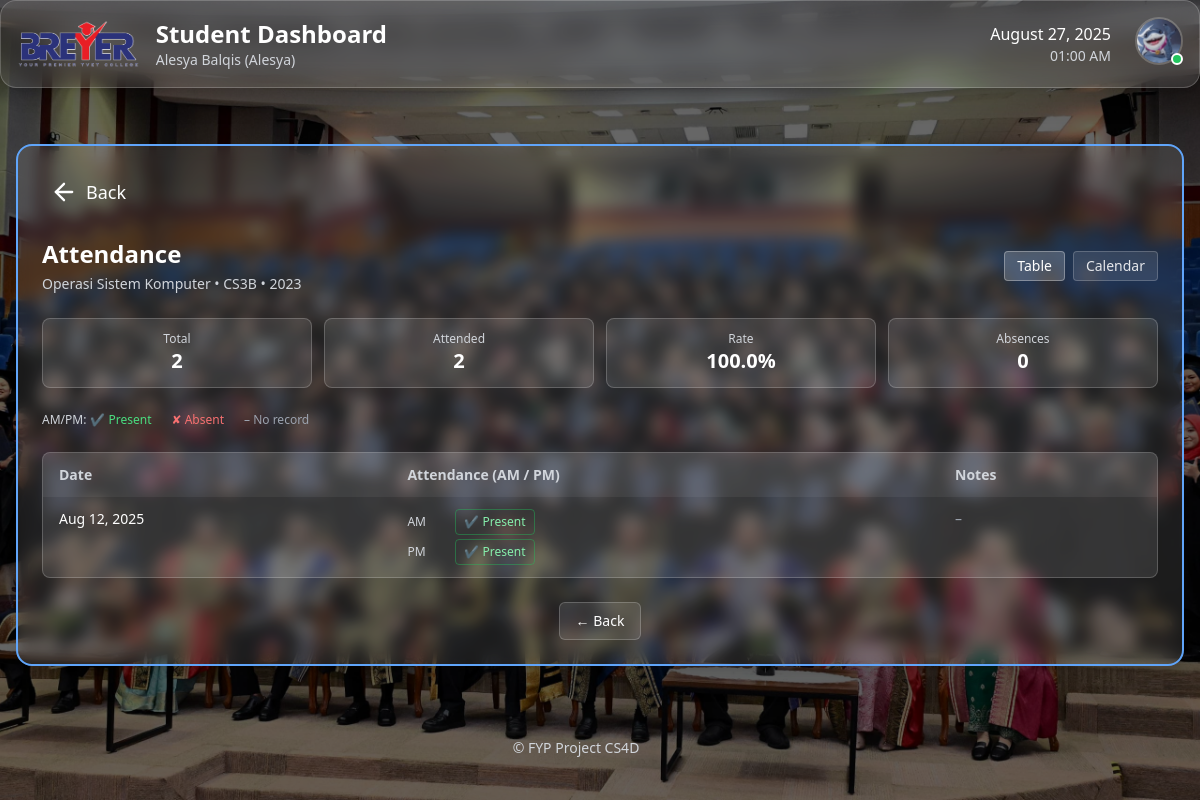
The page /student/attendance/2/ (signed in) on the database as committed earlier.
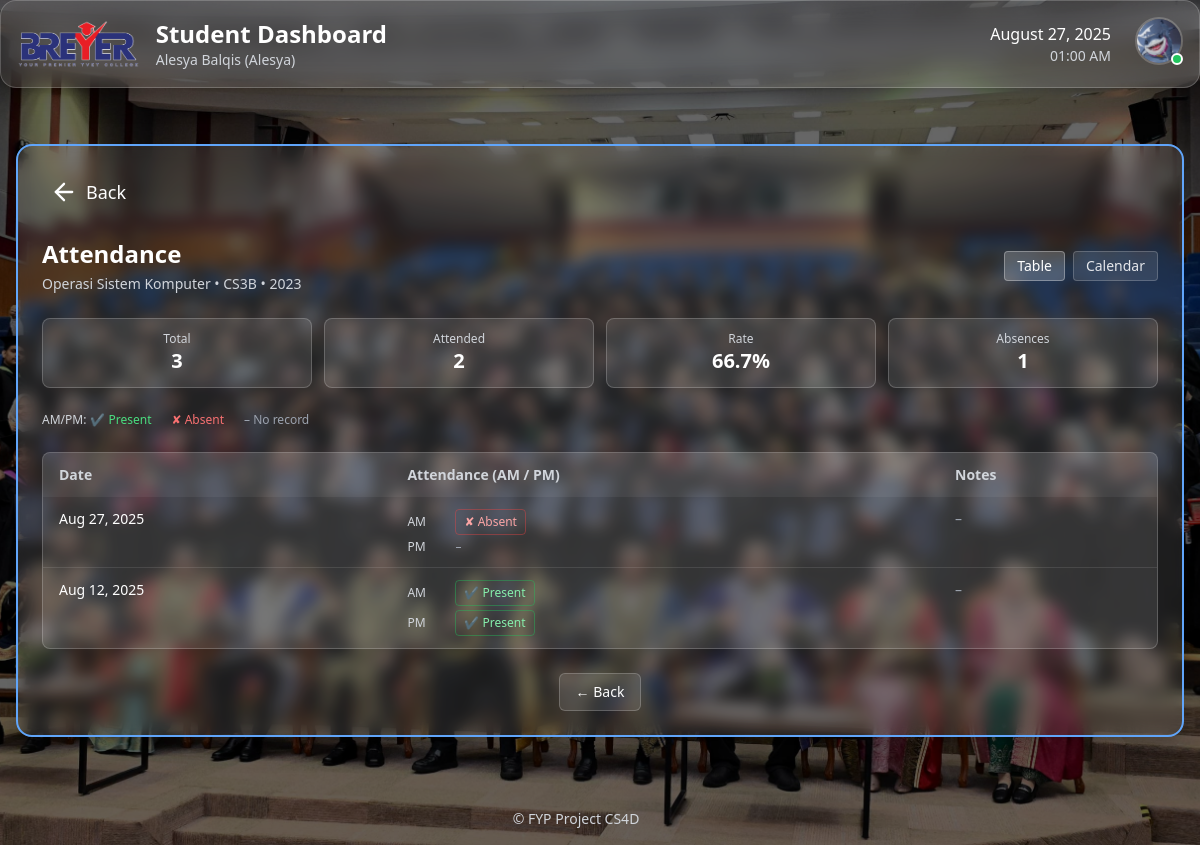
The same page on the database as committed later.
### core/models.py (models this page shows, shortened)
class Attendance(models.Model):
    SESSION_CHOICES = [
        ('morning', 'Morning'),
        ('evening', 'Evening'),
    ]
    STATUS_CHOICES = [
        ('present', 'Present'),
        ('absent', 'Absent'),
        ('late', 'Late'),
        ('excused', 'Excused'),
    ]
    enrollment = models.ForeignKey(Enrollment, on_delete=models.CASCADE)
    date = models.DateField()
    session = models.CharField(max_length=10, choices=SESSION_CHOICES)
    status = models.CharField(max_length=10, choices=STATUS_CHOICES)
    description = models.TextField(blank=True, null=True)
    class Meta:
        unique_together = ('enrollment', 'date', 'session')

### accounts/decorators.py (the view)
        @login_required
        def _wrapped_view(request, *args, **kwargs):
            if request.user.role != role:
                return HttpResponseForbidden("You are not authorized to view this page.")
            return view_func(request, *args, **kwargs)

### accounts/models.py (called while the page is built)
    def get_full_name(self):
        return self.full_name

    def get_short_name(self):
        return self.short_name or (self.full_name.split(' ')[0] if self.full_name else self.email)

### student/templates/student/attendance_details.html (shortened to what the changed rows need)
{% extends "student/base_student.html" %}
{% block content_inner %}
<div class="space-y-6">
  <div class="flex items-center justify-between flex-wrap gap-3">
    <div>
      <h1 class="text-2xl font-bold text-white">Attendance</h1>
    </div>
  </div>
  <div class="grid grid-cols-2 md:grid-cols-4 gap-3">
    <div class="bg-white/10 border border-white/20 rounded-lg p-3 text-center">
      <div class="text-xs text-gray-300">Total</div>
      <div class="text-xl font-semibold text-white">{{ total_classes }}</div>
    </div>
    <div class="bg-white/10 border border-white/20 rounded-lg p-3 text-center">
      <div class="text-xs text-gray-300">Rate</div>
      <div class="text-xl font-semibold text-white">{{ attendance_percentage }}%</div>
    </div>
    <div class="bg-white/10 border border-white/20 rounded-lg p-3 text-center">
      <div class="text-xs text-gray-300">Absences</div>
      <div class="text-xl font-semibold text-white">{{ absences }}</div>
    </div>
  </div>
  <div class="{% if mode != 'table' %}hidden{% endif %}">
    <div class="bg-white/10 border border-white/20 rounded-lg overflow-hidden">
      {% if daily_rows %}
        <div class="overflow-x-auto">
          <table class="min-w-full text-sm">
            <thead class="bg-white/5">
              <tr class="text-left text-gray-300">
                <th class="px-4 py-3">Date</th>
                <th class="px-4 py-3">Attendance (AM / PM)</th>
                <th class="px-4 py-3">Notes</th>
              </tr>
            </thead>
            <tbody class="divide-y divide-white/10">
              {% for row in daily_rows %}
                <tr class="hover:bg-white/5 align-top">
                  <td class="px-4 py-3 text-white whitespace-nowrap">
                    {{ row.date|date:"M d, Y" }}
                  </td>
                  <td class="px-4 py-3">
                    <div class="flex flex-col gap-1">
                      <div class="flex items-center gap-2">
                        <span class="text-xs text-gray-300 w-10">AM</span>
                        {% if row.morning %}
                          {% if row.morning.status == 'absent' %}
                            <span class="inline-block text-xs px-2 py-1 rounded border border-red-500/40 text-red-300">✘ Absent</span>
                          {% else %}
                            <span class="inline-block text-xs px-2 py-1 rounded border border-green-500/40 text-green-300">✔ Present</span>
                          {% endif %}
                        {% else %}
                          <span class="text-xs text-gray-400">–</span>
                        {% endif %}
                      </div>
                      <div class="flex items-center gap-2">
                        <span class="text-xs text-gray-300 w-10">PM</span>
                        {% if row.evening %}
                          {% if row.evening.status == 'absent' %}
                            <span class="inline-block text-xs px-2 py-1 rounded border border-red-500/40 text-red-300">✘ Absent</span>
                          {% else %}
                            <span class="inline-block text-xs px-2 py-1 rounded border border-green-500/40 text-green-300">✔ Present</span>
                          {% endif %}
                        {% else %}
                          <span class="text-xs text-gray-400">–</span>
                        {% endif %}
                      </div>
                    </div>
                  </td>
                  <td class="px-4 py-3 text-gray-300">
                    {% if row.morning and row.morning.description or row.evening and row.evening.description %}
                      <ul class="space-y-1 list-disc list-inside">
                        {% if row.morning and row.morning.description %}
                          <li><span class="text-gray-400">AM:</span> {{ row.morning.description }}</li>
                        {% endif %}
                        {% if row.evening and row.evening.description %}
                          <li><span class="text-gray-400">PM:</span> {{ row.evening.description }}</li>
                        {% endif %}
                      </ul>
                    {% else %}
                      <span class="text-gray-400">–</span>
                    {% endif %}
                  </td>
                </tr>
              {% endfor %}
            </tbody>
          </table>
        </div>
      {% else %}
        <div class="p-6 text-center text-gray-300">No attendance records yet.</div>
      {% endif %}
    </div>
  </div>
</div>
{% endblock %}

Rows that differ between the two databases and show on the page:
added Attendance: date "Aug 27, 2025", status "✘ Absent"
Other text that changed with them:
{{ total_classes }}: "2" → "3"
{{ attendance_percentage }}: "100.0" → "66.7"
{{ absences }}: "0" → "1"
